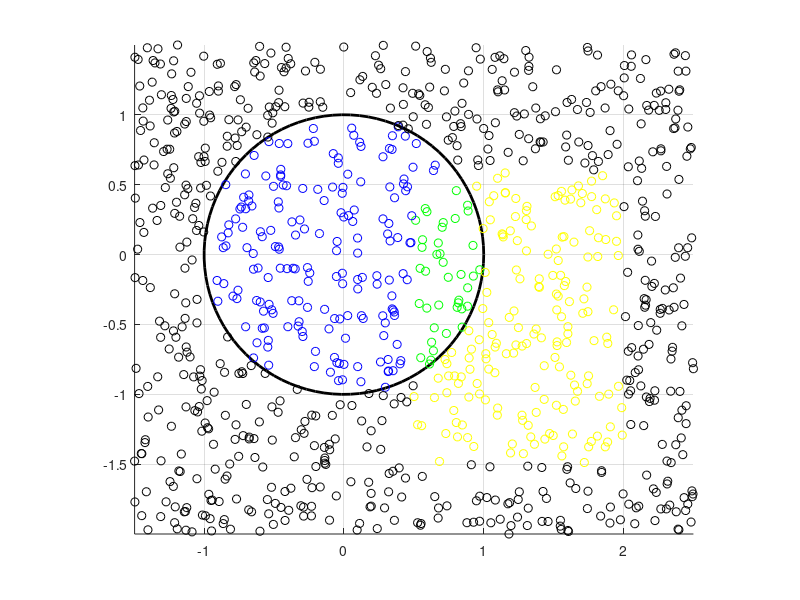

Source code (MATLAB):
clear;clf;hold on
n = 1000
xn = (rand(n,1)-0.5)*4 + 0.5;
yn = -3.5*rand(n,1) + 1.5;

% draw circle
theta = linspace(0, 2*pi, 100);
x = cos(theta);
y = sin(theta);
plot(x,y,'k','linewidth',2)

% define rectangle
Uy = 0.6;Dy=-1.5;Lx=0.5;Rx=2;

% in circle and rectangle
count1=0;
% in circle, not in rectangle
count2=0;
% not in circle, but in rectangle
count3=0;
% not in circle, and not in rectangle
count4=0;

for i = 1:n
  if sqrt(xn(i)^2 + yn(i)^2) <= 1
    if xn(i)>=Lx && xn(i)<=Rx && yn(i)<=Uy && yn(i)>=Dy
      count1 = count1+1;
      case1x(count1) = xn(i);
      case1y(count1) = yn(i);
    else
      count2 = count2+1;
      case2x(count2) = xn(i);
      case2y(count2) = yn(i);
    endif
  else
    if xn(i)>=Lx && xn(i)<=Rx && yn(i)<=Uy && yn(i)>=Dy
      count3 = count3+1;
      case3x(count3) = xn(i);
      case3y(count3) = yn(i);
    else
      count4 = count4+1;
      case4x(count4) = xn(i);
      case4y(count4) = yn(i);
    endif
  endif
end

plot(case1x, case1y,'go')
plot(case2x, case2y,'bo')
plot(case3x, case3y,'yo')
plot(case4x, case4y,'ko')

axis image; grid on

rate = count1/(count1+count3);
S = (Rx-Lx)*(Uy-Dy);
Area = S * rate

p = 0.3;
q = 0.6+sqrt(0.75);
theta = 2*asin(0.5*sqrt(p^2+q^2))
pq = p*q
inside = (p^2+q^2)*(1-0.25*sqrt(p^2+q^2))
middle = pq+theta-sqrt(inside)
exact = 0.5*(middle)

% Question: my "exact" is 0.4733, not 0.56884, why?
